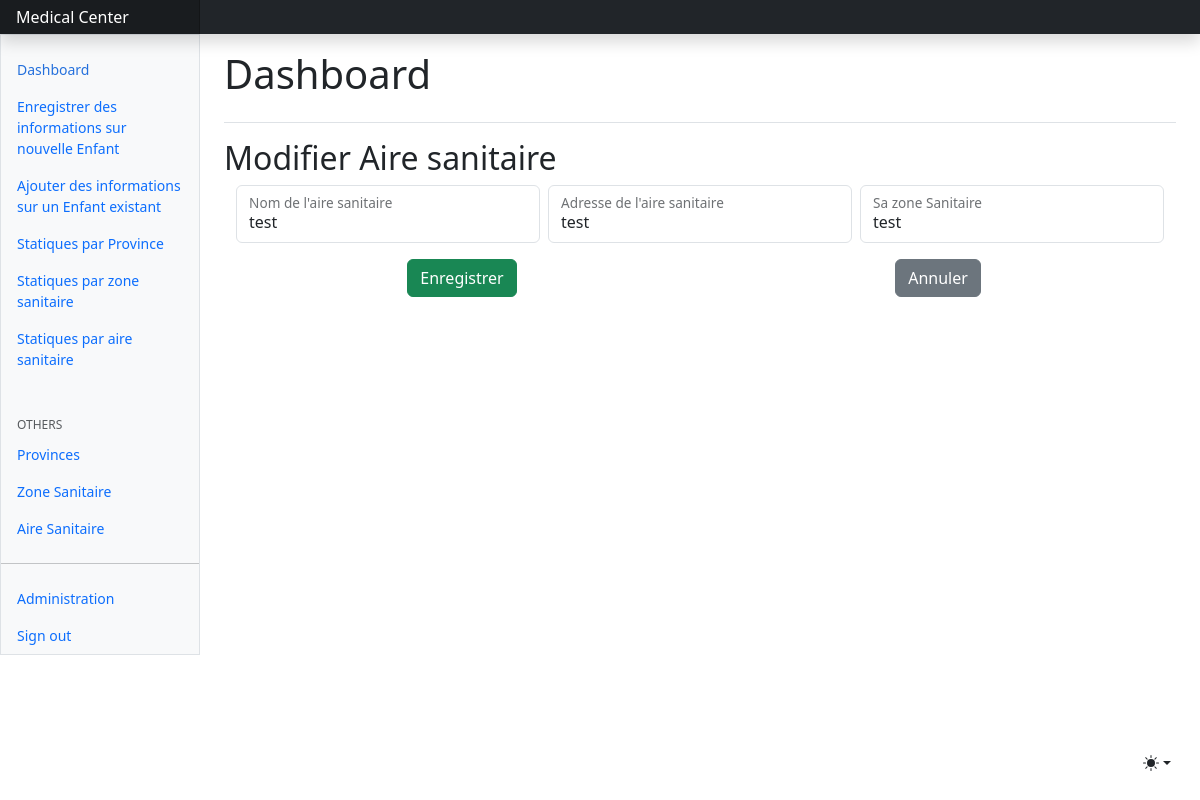
Page /index/aire-sanitaire/20/update (signed in) on the committed database.
### core/models.py (models this page shows, shortened)
class AireSanitaire(models.Model):
    code_aire = models.BigAutoField(primary_key=True)
    nom_aire = models.CharField(max_length=20, null=False)
    address = models.CharField(max_length=20, null=True)
    code_zone = models.ForeignKey(ZoneSanitaire, on_delete=models.CASCADE, null=True)

class ZoneSanitaire(models.Model):
    code_zone = models.BigAutoField(primary_key=True)
    nom_zone = models.CharField(max_length=20, null=False)
    address = models.CharField(max_length=30, null=False)
    code_province = models.ForeignKey(Province, on_delete=models.CASCADE)
    def __str__(self) -> str:
        return self.nom_zone

### core/views.py (the view)
# urls.py: path("index/aire-sanitaire/<int:pk>/update", aire_sanitaire_update, name="aire_sanitaire_update"),
@login_required
def aire_sanitaire_update(request, pk):
    view = 'Modifier'
    aire_sanitaire = AireSanitaire.objects.get(pk=pk)
    form = AireSanitaireForm(instance = aire_sanitaire)
    if request.method == "POST":
        form = AireSanitaireForm(request.POST,instance = aire_sanitaire)
        if form.is_valid():
            form.save()
        return redirect('core:aire_sanitaire_list')
    return render(request,'aire_sanitaire_create.html',{'form':form,'view':view})

### core/forms.py
class AireSanitaireForm(forms.ModelForm):
    class Meta:
        model = AireSanitaire
        fields = '__all__'
    def __init__(self, *args, **kwargs):
        super().__init__(*args, **kwargs)
        self.fields['nom_aire'].widget.attrs.update({'class':'form-control',})
        self.fields['address'].widget.attrs.update({'class':'form-control',})
        self.fields['code_zone'].widget.attrs.update({'class':'form-control',})

### core/templates/aire_sanitaire_create.html (shortened to what this page needs)
{% extends "index.html" %}
{% block content %}
<h2>{{view}} Aire sanitaire</h2>
<form method ='post'>
    <div
        class="container"
    >
        <div
            class="row justify-content-center align-items-center g-2"
        >
            <div class="col ">
                <div class="form-floating mb-3">
                    {{form.nom_aire}}
                    <label for="{{form.nom_aire.id_for_label}}">Nom de l'aire sanitaire</label>
                </div>
            </div>
            <div class="col ">
                <div class="form-floating mb-3">
                    {{form.address}}
                    <label for="{{form.address.id_for_label}}">Adresse de l'aire sanitaire</label>
                </div>
            </div>
            <div class="col ">
                <div class="form-floating mb-3">
                    {{form.code_zone}}
                    <label for="{{form.code_zone.id_for_label}}">Sa zone Sanitaire </label>
                </div>
            </div>
        </div>
    </div>
    <div
        class="container"
    >
        <div
            class="row  "
        >
            <div class="d-flex   justify-content-center col">
                <button type="submit" class="btn btn-success">
                    Enregistrer
                </button>
            </div>
            <div class="d-flex justify-content-center col">
                <a
                    name=""
                    id=""
                    class="btn btn-secondary"
                    href="{%url 'core:aire_sanitaire_list'%}"
                    role="button"
                    >Annuler</a
                >
            </div>
        </div>
    </div>
</form>
{% endblock content %}

### rows in the picture
AireSanitaire: nom_aire "test", address "test"
ZoneSanitaire: code_zone "test"

### other values in the picture
{{ view }} "Modifier"
